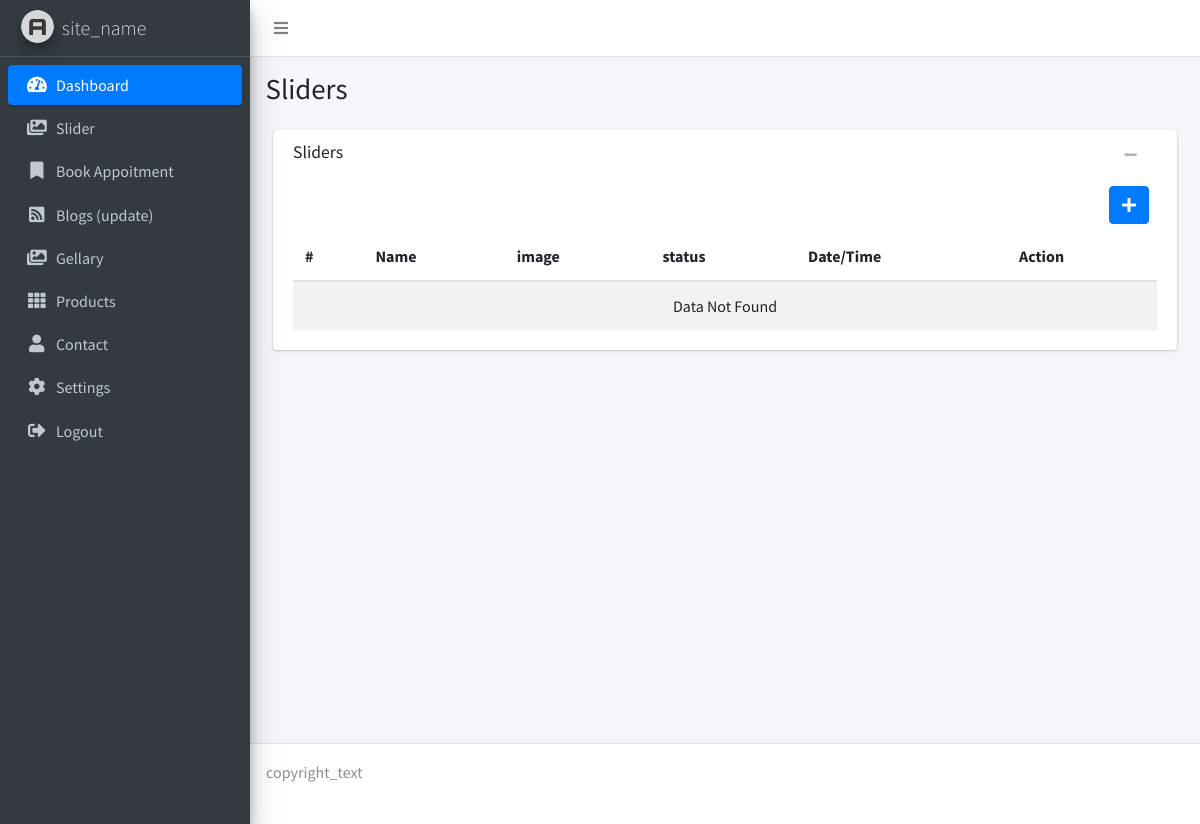
The page /admin/slider_list.php on the database as committed earlier.
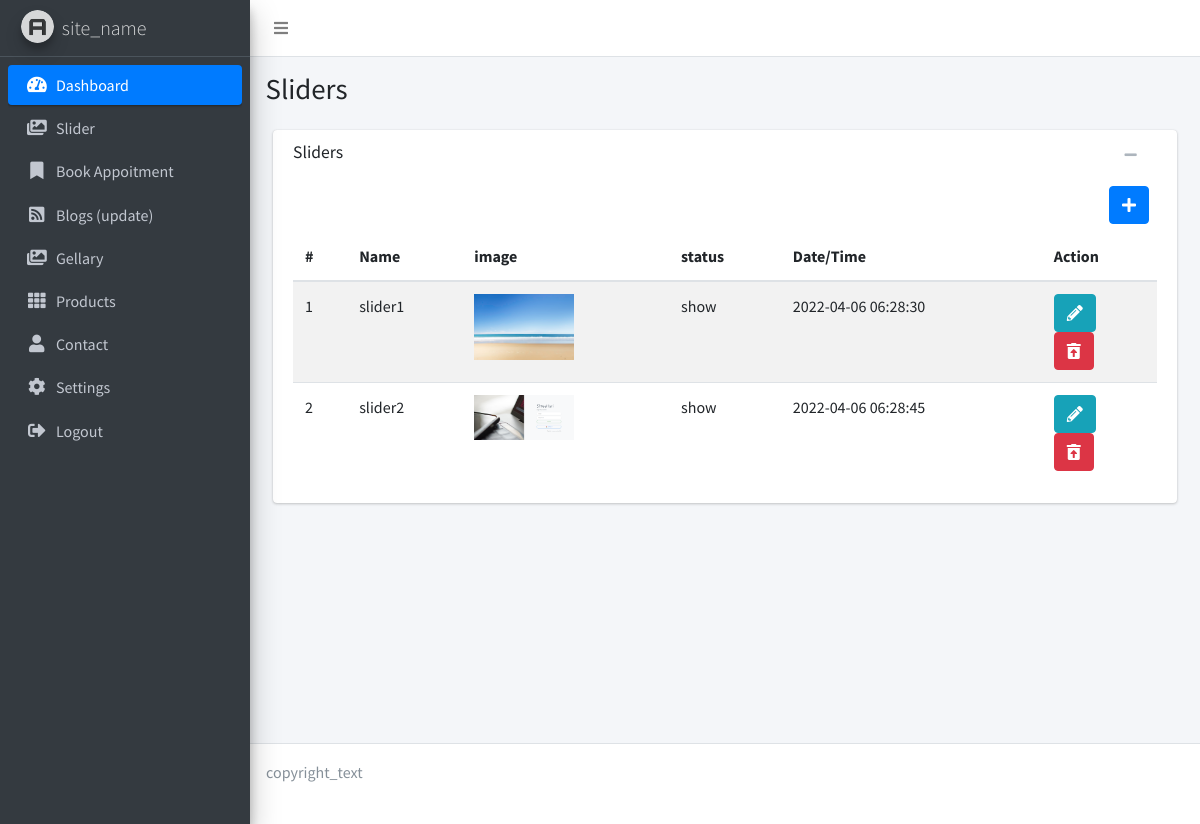
The same page on the database as committed later.
### tables this page shows
CREATE TABLE IF NOT EXISTS `sliders` (
  `id` int(11) NOT NULL AUTO_INCREMENT,
  `name` varchar(250) NOT NULL,
  `img` text NOT NULL,
  `status` enum('show','hide') NOT NULL,
  `created_at` timestamp NOT NULL,
  `updated_at` timestamp NOT NULL,
  PRIMARY KEY (`id`)
);

### functions.php (called while the page is built, shortened)
<?php
    function gethost()
    {
       return "http://localhost/sahyogphysio";
    }
?>

### admin/slider_list.php (the view, shortened to what this page needs)
<?php
include_once '../database.php';
include '../functions.php';
$sqlget = "SELECT id, name,img,status,created_at FROM sliders";
$alldata = mysqli_query($conn, $sqlget);
 include 'layouts/header.php';
 ?>
<section class="content-header">
    <div class="container-fluid">
        <div class="row mb-2">
            <div class="col-sm-6">
                <h1>Sliders</h1>
            </div>
        </div>
    </div>
</section>
  <section class="content">
        <div class="container-fluid">
            <div class="col-md-12">
                <div class="card card-default">
                    <div class="card-header">
                        <h3 class="card-title">Sliders</h3>
                        <div class="card-tools">
                            <button type="button" class="btn btn-tool" data-card-widget="collapse"><i class="fas fa-minus"></i></button>
                            <button type="button" class="btn btn-tool" data-card-widget="remove"><i class="fas fa-remove"></i></button>
                        </div>
                    </div>
                    <div class="card-body">
                        <div class="text-right m-2">
                            <a href="slider_create.php" class="btn btn-primary"><i class="fa fa-plus"></i> </a>
                        </div>
                        <table id="myTable" class="table table-striped">
                            <thead>
                                <tr>
                                    <th>#</th>
                                    <th>Name</th>
                                    <th>image</th>
                                    <th>status</th>
                                    <th>Date/Time</th>
                                    <th>Action</th>
                                </tr>
                            </thead>
                            <tbody>
                            <?php
                            $no=1;
                                if (mysqli_num_rows($alldata) > 0) {
                                    while($row = mysqli_fetch_assoc($alldata)) {
                                    echo '<tr> <td>'.$no++.'</td>'.
                                    '<td>'.$row['name'].'</td>'.
                                    '<td><img width="100" src="'. gethost() .$row['img'].'" alt="'.$row['name'].'"></td>'.
                                    '<td>'.$row['status'].'</td>'.
                                    '<td>'.$row['created_at'].'</td>'.
                                    '<td>
                                        <a href="slider_edit.php?id='.$row['id'].'" class="btn btn-info"><i class="fas fa-pencil-alt"></i></a>
                                        <form method="post">
                                            <input type="hidden" name="delete_id" value='.$row['id'].'>
                                            <button class="btn btn-danger" name="submit"><i class="fas fa-trash-restore-alt"></i></button>
                                        </form>
                                    </td>'.
                                '</tr>';
                                    }
                                } else {
                                    echo "<tr>
                                    <td colspan='6' style='text-align: center;'>Data Not Found</td></tr>";
                                }
                            ?>
                            </tbody>
                        </table>
                    </div>
                </div>
            </div>
        </div>
    </section>
    <?php include 'layouts/footer.php';?>

### admin/layouts/header.php (shortened to what this page needs)
<!DOCTYPE html>
<html>
<head>
  <link rel="stylesheet" href="assets/plugins/fontawesome-free/css/all.min.css">
  <link rel="stylesheet" href="https://code.ionicframework.com/ionicons/2.0.1/css/ionicons.min.css">
  <link rel="stylesheet" href="assets/plugins/tempusdominus-bootstrap-4/css/tempusdominus-bootstrap-4.min.css">
  <link rel="stylesheet" href="assets/plugins/icheck-bootstrap/icheck-bootstrap.min.css">
  <link rel="stylesheet" href="assets/plugins/jqvmap/jqvmap.min.css">
  <link rel="stylesheet" href="assets/dist/css/adminlte.min.css">
  <link rel="stylesheet" href="assets/plugins/overlayScrollbars/css/OverlayScrollbars.min.css">
  <link rel="stylesheet" href="assets/style.css">
  <link rel="stylesheet" href="assets/plugins/daterangepicker/daterangepicker.css">
  <link rel="stylesheet" href="assets/plugins/summernote/summernote-bs4.css">
  <link rel="stylesheet" href="assets/plugins/select2/css/select2.min.css">
  <link rel="stylesheet" href="assets/plugins/select2-bootstrap4-theme/select2-bootstrap4.min.css">
<link rel="stylesheet" href="assets/plugins/datatables-bs4/css/dataTables.bootstrap4.css" />
</head>
<body class="hold-transition sidebar-mini layout-fixed">
<div class="wrapper">
  <nav class="main-header navbar navbar-expand navbar-white navbar-light">
    <ul class="navbar-nav">
      <li class="nav-item">
        <a class="nav-link" data-widget="pushmenu" href="#"><i class="fas fa-bars"></i></a>
      </li>
    </ul>
  </nav>
  <aside class="main-sidebar sidebar-dark-primary elevation-4">
    <a href="#" class="brand-link">
      <img src="assets/dist/img/AdminLTELogo.png" alt="AdminLTE Logo" class="brand-image img-circle elevation-3"
           style="opacity: .8">
      <span class="brand-text font-weight-light">site_name</span>
    </a>
    <div class="sidebar">
      <nav class="mt-2">
        <ul class="nav nav-pills nav-sidebar flex-column" data-widget="treeview" role="menu" data-accordion="false">
          <li class="nav-item has-treeview menu-open">
            <a href="index.php" class="nav-link active">
              <i class="nav-icon fas fa-tachometer-alt"></i>
              <p>
                Dashboard
              </p>
            </a>
          </li>
          <li class="nav-item has-treeview ">
            <a href="slider_list.php" class="nav-link  ">
              <i class="nav-icon fas fa-images"></i>
              <p>
                Slider
              </p>
            </a>
          </li>
          <li class="nav-item has-treeview">
            <a href="book_appoitment_list.php" class="nav-link ">
              <i class="nav-icon fas fa-bookmark"></i>
              <p>
              Book Appoitment
              </p>
            </a>
          </li>
           <li class="nav-item has-treeview ">
            <a href="blogs_list.php" class="nav-link ">
              <i class="nav-icon fas fa-rss-square"></i>
              <p>
                Blogs (update)
              </p>
            </a>
          </li>
          <li class="nav-item has-treeview">
            <a href="gellary_list.php" class="nav-link ">
              <i class="nav-icon fas fa-images"></i>
              <p>
              Gellary
              </p>
            </a>
          </li>
          <li class="nav-item has-treeview">
            <a href="product_list.php" class="nav-link ">
              <i class="nav-icon fas fa-th"></i>
              <p>
              Products
              </p>
            </a>
          </li>
          <li class="nav-item has-treeview ">
            <a href="contacts_list.php" class="nav-link">
              <i class="nav-icon fas fa-user"></i>
              <p>
                Contact
              </p>
            </a>
          </li>
          <li class="nav-item has-treeview ">
            <a href="setting.php" class="nav-link">
              <i class="nav-icon fas fa-cog"></i>
              <p>
              Settings
              </p>
            </a>
          </li>
            <li class="nav-item has-treeview ">
            <a href="#" class="nav-link " onclick="event.preventDefault(); document.getElementById('logout-form').submit();">
              <i class="nav-icon fas fa-sign-out-alt"></i>
              <p>
                Logout
              </p>
            </a>
          </li>
        </ul>
      </nav>
    </div>
  </aside>
  <div class="content-wrapper">

### admin/layouts/footer.php (shortened to what this page needs)
</div></div>
 <footer class="main-footer">copyright_text</footer>
</body>
</html>

### admin/assets/style.css (style rules this page uses)
.card-body { padding-top: 0px !important; }

Rows that differ between the two databases and show on the page:
added sliders: name "slider1", img (picture), status "show", created_at "2022-04-06 06:28:30"
added sliders: name "slider2", img (picture), status "show", created_at "2022-04-06 06:28:45"
Other text that changed with them:
text no longer shown: "Data Not Found"
